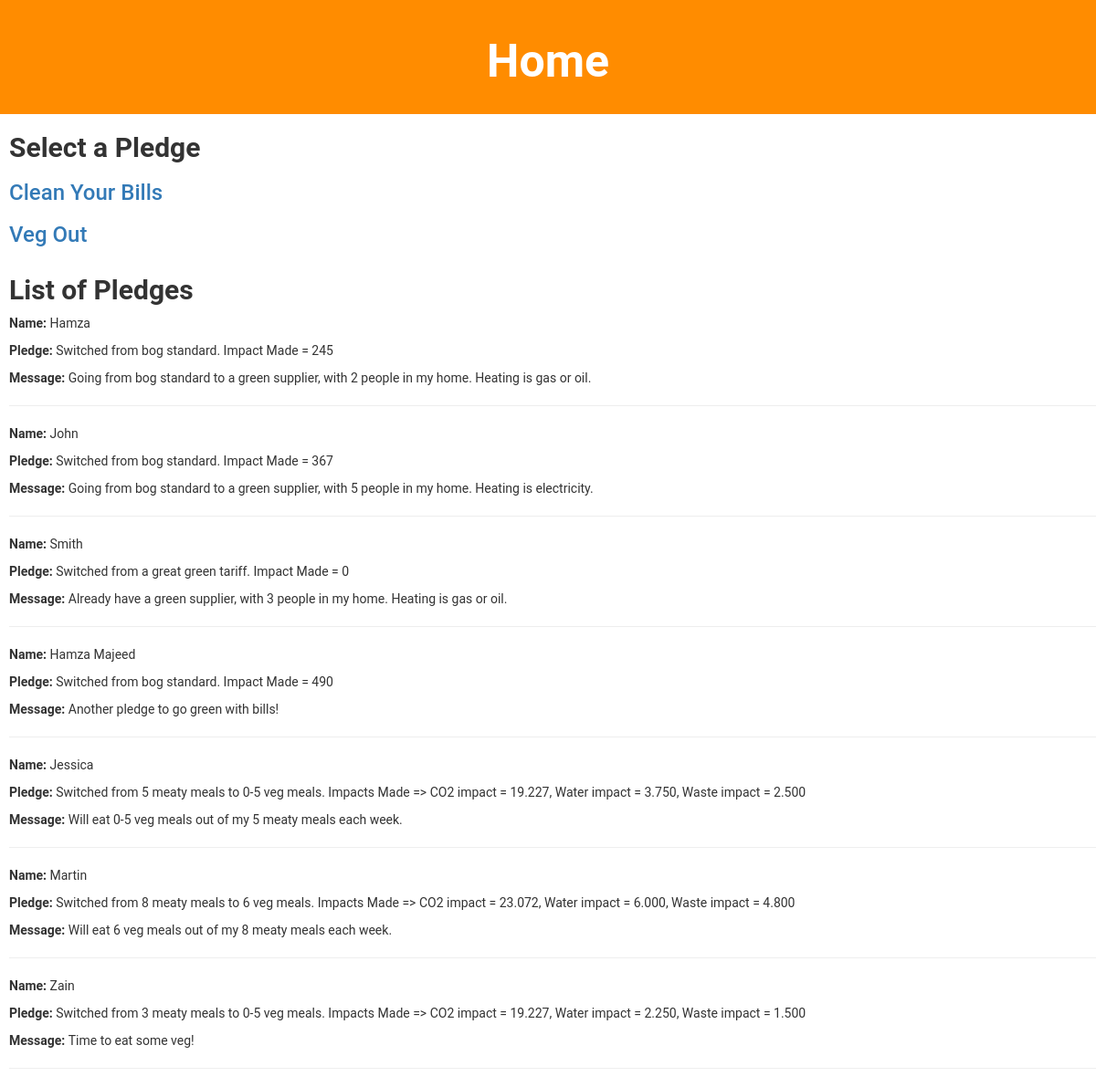
Before: / with the older database file.
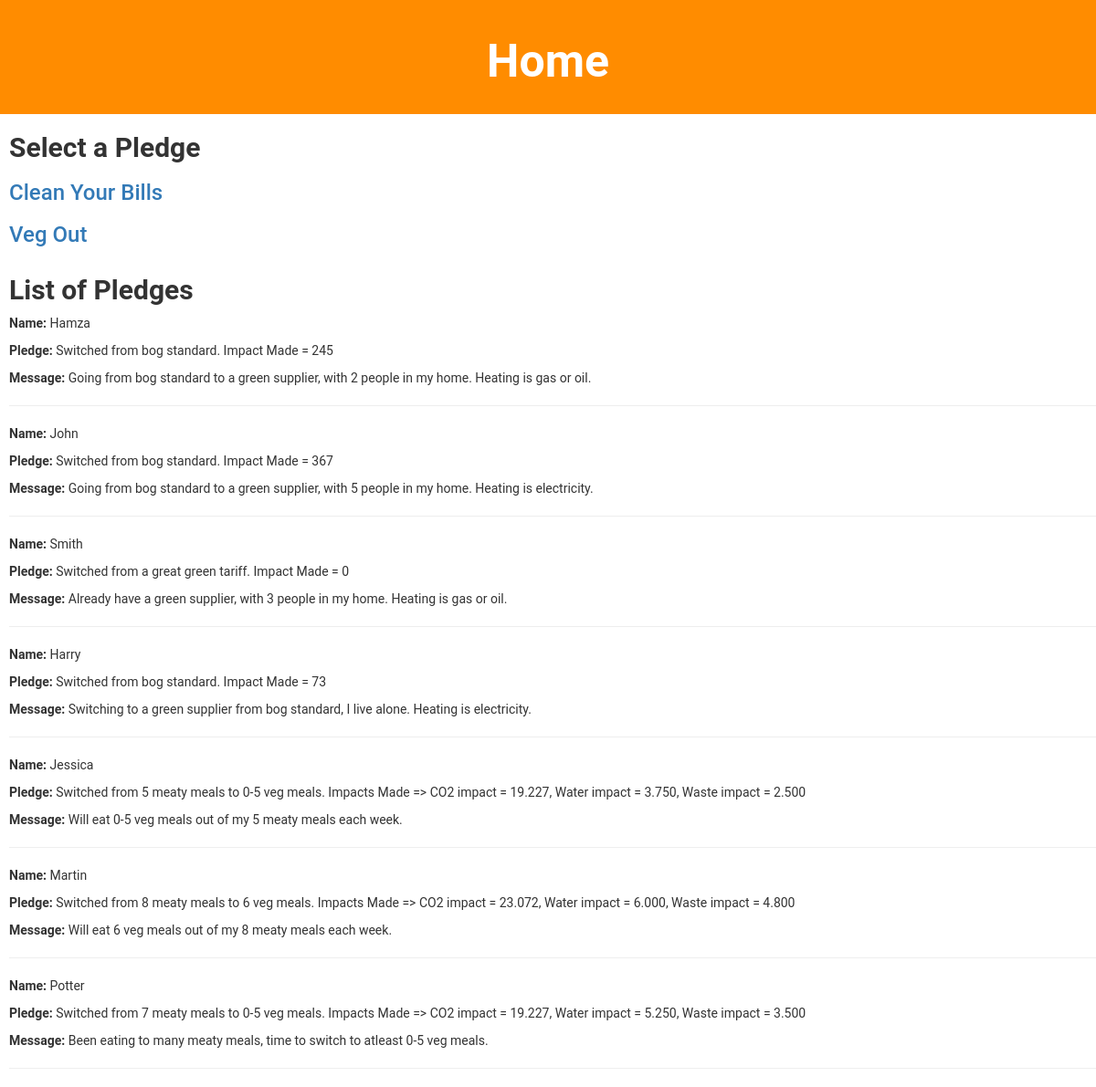
After: the same page with the newer database file.
### impacts/models.py (models this page shows, shortened)
class Bills(models.Model):
    name = models.CharField(max_length=55, blank=True)
    energy_supplier = models.CharField(max_length=55)
    num_of_people = models.IntegerField()
    heating_source = models.CharField(max_length=55)
    message = models.TextField(blank=True)
    impact = models.IntegerField()

class Veg(models.Model):
    name = models.CharField(max_length=55, blank=True)
    current_meals = models.IntegerField()
    veggie_meals = models.CharField(max_length=55)
    co_impact = models.DecimalField(max_digits=10, decimal_places=3)
    water_impact = models.DecimalField(max_digits=10, decimal_places=3)
    waste_impact = models.DecimalField(max_digits=10, decimal_places=3)
    message = models.TextField(blank=True)

### impacts/views.py (the view)
# urls.py: 2. Add a URL to urlpatterns:  path('', views.home, name='home')
def home(request):
    bills = Bills.objects.all()
    vegs = Veg.objects.all()
    return render(request, 'impacts/home.html', {'bills': bills, 'vegs': vegs})

### impacts/templates/impacts/home.html (shortened to what this page needs)
{% extends "impacts/base.html" %}
{% load static %}
{% block content %}
  <div class="row header">
    <div class="text-center col-sm-12">
      <h1 style="font-size:50px; font-weight:bold;">Home</h1>
    </div>
  </div>
  <div style="padding-left:10px;" class="row">
    <div class="col-sm-12">
      <h2><b>Select a Pledge</b></h2>
      <h3><a href="{% url 'impacts:bills' %}">Clean Your Bills</a></h3>
      <h3><a href="{% url 'impacts:veg' %}">Veg Out</a></h3>
    </div>
  </div>
  <div style="padding-left:10px;" class="row">
    <div class="col-sm-12 ">
      <h2><b>List of Pledges</b></h2>
      {% for bill in bills %}
        <p><b>Name: </b>{{ bill.name }}</p>
        <p><b>Pledge: </b>Switched from {{ bill.energy_supplier }}. Impact Made = {{ bill.impact }}</p>
        <p><b>Message: </b>{{ bill.message}}</p>
        <hr/>
      {% endfor %}
      {% for veg in vegs %}
        <p><b>Name: </b>{{ veg.name }}</p>
        <p><b>Pledge: </b>Switched from {{ veg.current_meals }} meaty meals to {{ veg.veggie_meals }} veg meals. Impacts Made => CO2 impact = {{ veg.co_impact }},
             Water impact = {{ veg.water_impact }}, Waste impact = {{ veg.waste_impact }}</p>
        <p><b>Message: </b>{{ veg.message}}</p>
        <hr/>
      {% endfor %}
    </div>
  </div>
{% endblock %}

### impacts/templates/impacts/base.html (shortened to what this page needs)
{% load static %}
<!DOCTYPE html>
<html lang="en">
<head>
    <link rel="stylesheet" href="https://maxcdn.bootstrapcdn.com/bootstrap/3.4.1/css/bootstrap.min.css">
    <link rel="stylesheet" href="{% static 'css/style.css' %}">
</head>
<body>
  {%  block content %}
  {%  endblock %}
</body>
</html>

### static/css/style.css (style rules this page uses)
body { font-family: 'Roboto', sans-serif; }
.header { padding: 20px; background: #FF8C00; color: white; font-size: 40px; }

Changed rows visible on the page:
removed Bills: name "Hamza Majeed", energy_supplier "bog standard", impact "490", message "Another pledge to go green with bills!"
removed Veg: name "Zain", current_meals "3", veggie_meals "0-5", co_impact "19.227", water_impact "2.250", waste_impact "1.500", message "Time to eat some veg!"
added Bills: name "Harry", energy_supplier "bog standard", impact "73", message "Switching to a green supplier from bog standard, I live alone. Heating is electricity."
added Veg: name "Potter", current_meals "7", veggie_meals "0-5", co_impact "19.227", water_impact "5.250", waste_impact "3.500", message "Been eating to many meaty meals, time to switch to atleast 0-5 veg meals."
